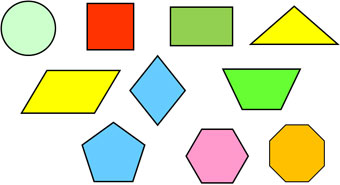
#> input picture Resources/shapes.jpg, 340 x 185 px
$ python 'chap 8.py'
#> lines starting #> are read from the running program, lines starting #| are printed output that depends on the picture; after the words box and inside, x2 and y2 are one past the last pixel; in counts of white or black regions, pixels touching at a corner belong together; long printed decimals are rounded
import cv2
import numpy as np


def getContours(img):
    contours, hierarchy = cv2.findContours(img, cv2.RETR_EXTERNAL, cv2.CHAIN_APPROX_NONE)
    for cnt in contours:
        area = cv2.contourArea(cnt)
        print(area)
        cv2.drawContours(imgContour, cnt, -1, (255, 0, 0), 3)
        if area > 500:
            cv2.drawContours(imgContour,cnt,-1,(255,0,0),3)
            peri=cv2.arcLength(cnt,True)
            print(peri)
            approx=cv2.approxPolyDP(cnt,0.02*peri,True)
            print(len(approx))
            objCor = len(approx)
            x , y, w, h= cv2.boundingRect(approx)

            if objCor == 3: objectType = "Tri"
            elif  objCor ==4:
                aspRatio = w/float(h)
                if aspRatio > 0.95 and aspRatio < 1.05: objectType = "Square"
                else:objectType="Rectangle"
        elif objCor > 4: objectType = "Circles"
        else:objectType = "None"


        cv2.rectangle(imgContour,(x,y),(x+w,y+h),(0,255,0),2)
        cv2.putText(imgContour,objectType,(x+(w//2)-10),(y+h//2)-10,cv2.FONT_HERSHEY_COMPLEX,
                        0.7,(0,0,0),2)


path = 'Resources/shapes.jpg'
img = cv2.imread(path)
#> img is the input picture: shape (185, 340, 3); mean B, G, R 190.5, 225.8, 222.6
imgContour = img.copy()

imgGray = cv2.cvtColor(img, cv2.COLOR_BGR2GRAY)
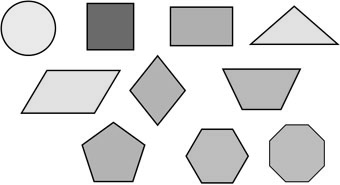
#> imgGray: shape (185, 340); min 0, max 255, mean 220.8
imgBlur = cv2.GaussianBlur(imgGray, (7, 7), 1)
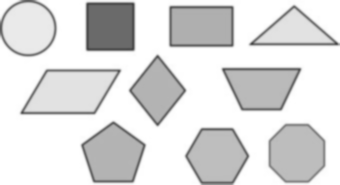
#> imgBlur: shape (185, 340); min 68, max 255, mean 220.8
imgCanny = cv2.Canny(imgBlur, 50, 50)
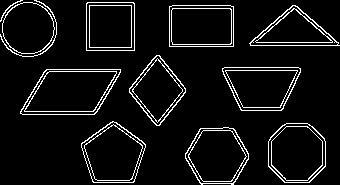
#> imgCanny: shape (185, 340); 6.7% white in thin lines or dots
getContours(imgCanny)
#> in getContours, `contours, hierarchy = cv2.findContours(img, cv2.RETR_EXTERNAL, cv2.CHA..`: contours = 12 contours, 1 with area under 20; largest, box (x1, y1, x2, y2) and area: (20, 69, 121, 115) 3442, (268, 123, 326, 183) 2839, (81, 121, 146, 183) 2802, (185, 127, 249, 185) 2732, (222, 67, 301, 111) 2632
#> the loop in getContours, `for cnt in contours:` made 1 pass
#> (area, peri, objCor, x, y, w, h) on pass 1: (2732.5, 203.9, 6, 185, 128, 64, 57)
#| 2732.5
#| 203.924
#| 6
#> after the loop in getContours, `for cnt in contours:`:
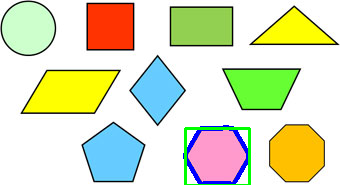
#> imgContour: shape (185, 340, 3); 1.93% of pixels changed, all inside (x1, y1, x2, y2) = (183, 125, 251, 185)
#> (the run stopped early here; a loop or call above may not have finished)
